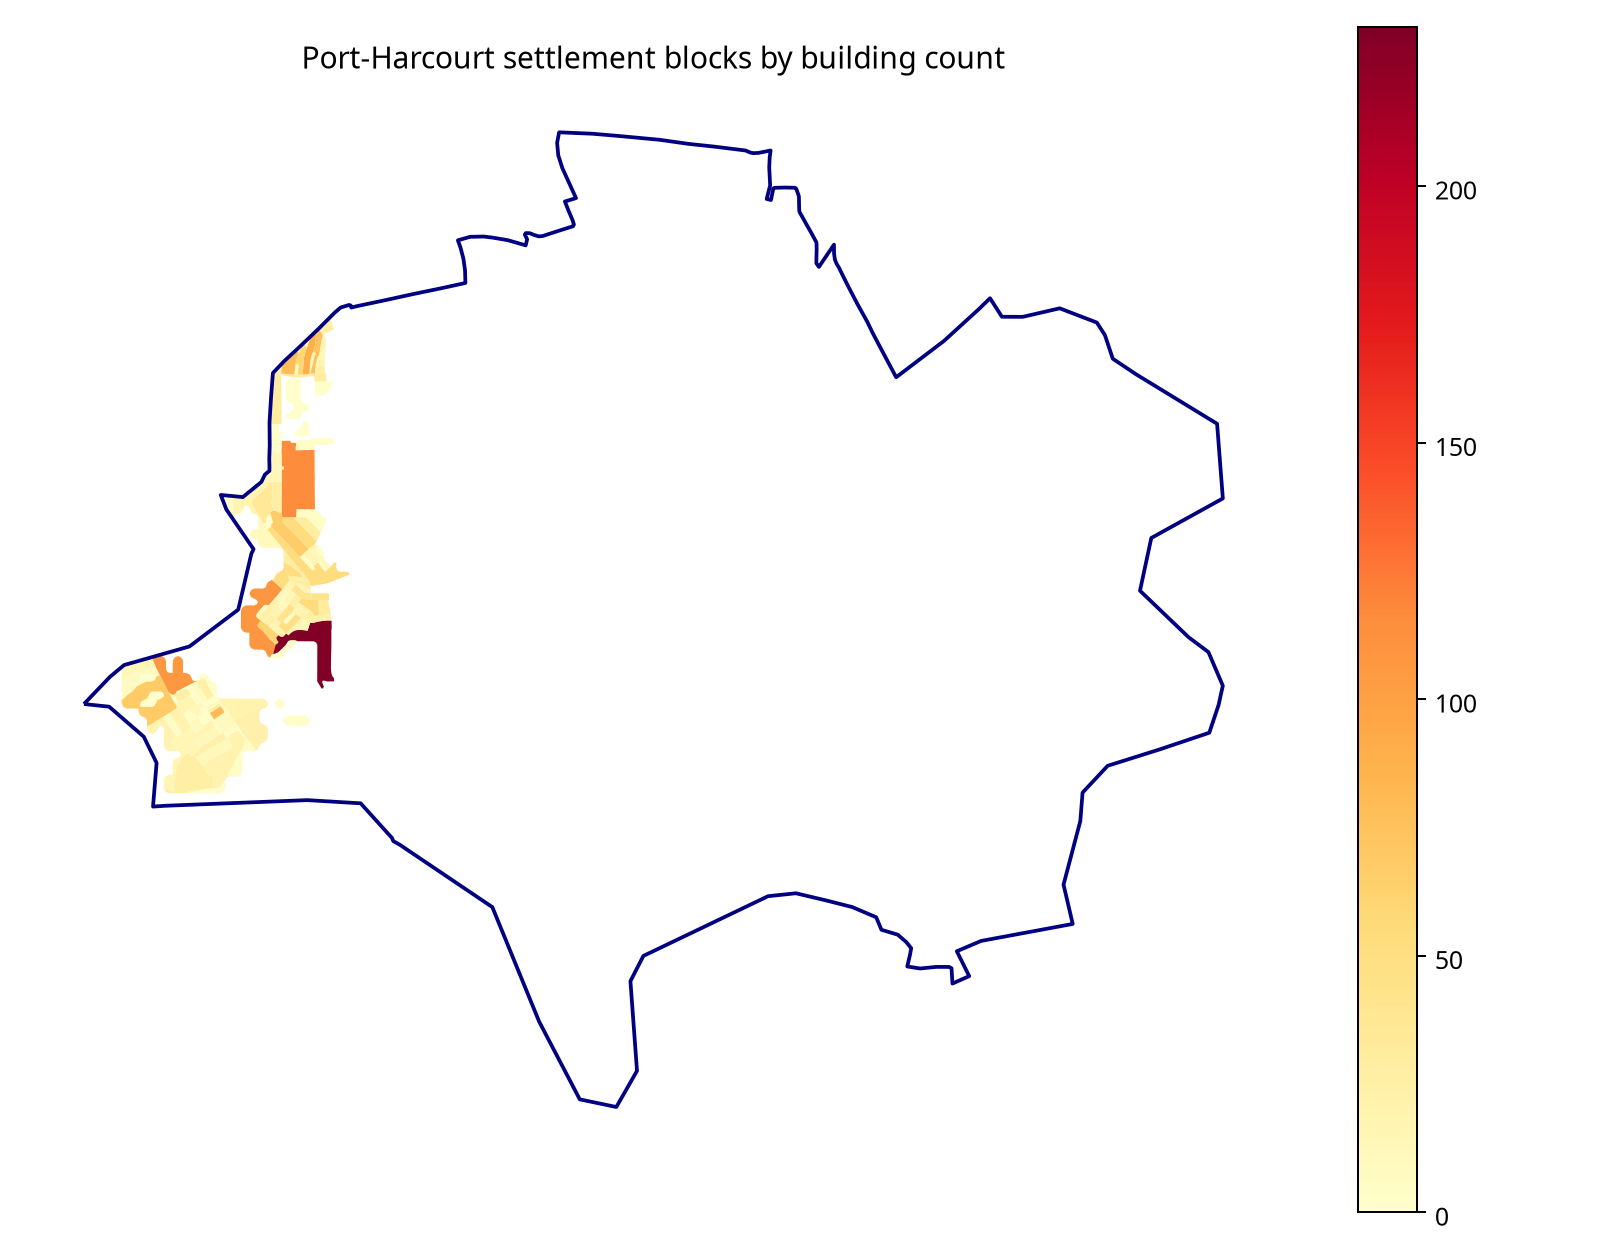

Recreate this plot in Python.
from pathlib import Path
import geopandas as gpd
import matplotlib.pyplot as plt
ROOT = Path(__file__).resolve().parents[2]
week = Path(__file__).resolve().parent
base = ROOT / 'port_harcourt_waste_accessibility_analysis_ready.gpkg'
settlements = gpd.read_file(base, layer='settlements')
lga = gpd.read_file(base, layer='lga_boundary')
fig, ax = plt.subplots(figsize=(9, 7))
settlements.plot(ax=ax, column='building_count', cmap='YlOrRd', legend=True, linewidth=0)
lga.boundary.plot(ax=ax, color='navy', linewidth=1.5)
ax.set_title('Port-Harcourt settlement blocks by building count')
ax.set_axis_off()
fig.tight_layout()
fig.savefig(week / 'my_map.png', dpi=180)
print('wrote my_map.png')
